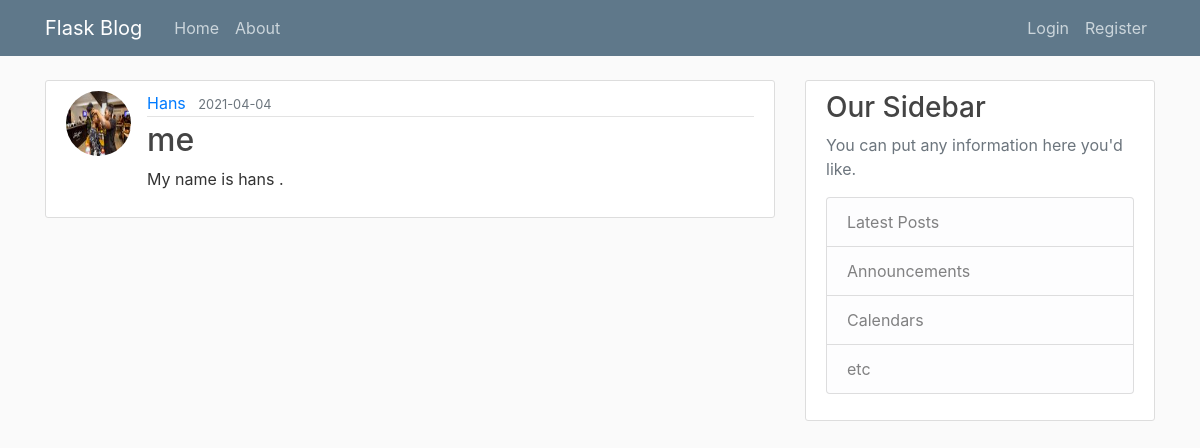
Page /post/3 on the earlier database version.
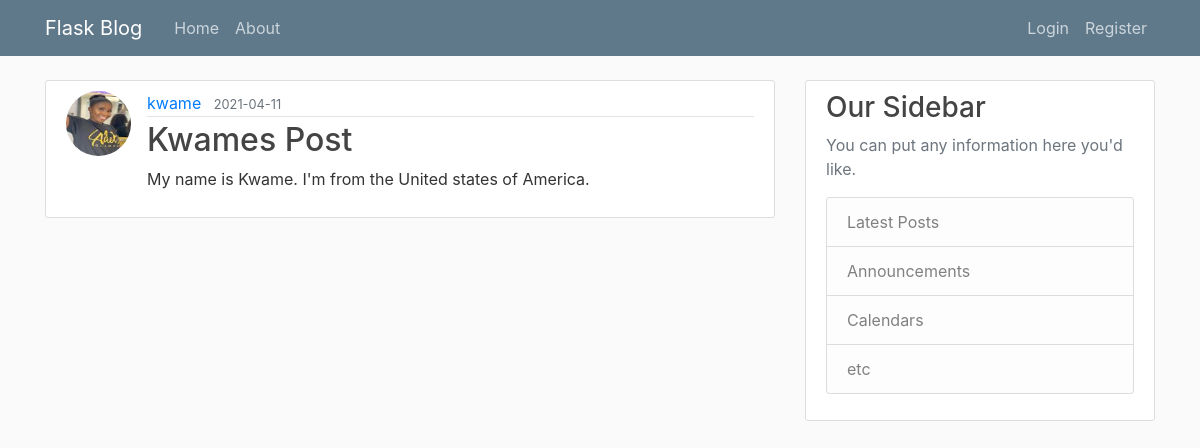
Same page on the later database version.
### flaskblog/models.py (models this page shows, shortened)
class User(db.Model,UserMixin):  #class  User to take care of the user table
    id = db.Column(db.Integer, primary_key=True)
    username = db.Column(db.String(20), unique=True, nullable=False)
    email = db.Column(db.String(120), unique=True, nullable=False)
    image_file = db.Column(db.String(20), nullable=False, default='default.jpg')
    password = db.Column(db.String(60), nullable=False)
    posts = db.relationship('Post', backref='author', lazy=True)

class Post(db.Model):  #class Post to take care of the Post table
    id = db.Column(db.Integer, primary_key=True)
    title = db.Column(db.String(100), nullable=False)
    date_posted = db.Column(db.DateTime, nullable=False, default=datetime.utcnow)
    content = db.Column(db.Text, nullable=False)
    user_id = db.Column(db.Integer, db.ForeignKey('user.id'), nullable=False)

### flaskblog/routes.py (the view)
@app.route("/post/<int:post_id>")
def post(post_id):
    post = Post.query.get_or_404(post_id)
    return render_template('post.html', title=post.title, post=post)

### flaskblog/templates/post.html (shortened to what this page needs)
{% extends "layout.html" %}
{% block content %}
  <article class="media content-section">
    <img class="rounded-circle article-img" src="{{ url_for('static', filename='profile_pics/' + post.author.image_file) }}">
    <div class="media-body">
      <div class="article-metadata">
        <a class="mr-2" href="{{ url_for('user_posts', username=post.author.username) }}">{{ post.author.username }}</a>
        <small class="text-muted">{{ post.date_posted.strftime('%Y-%m-%d') }}</small>
      </div>
      <h2 class="article-title">{{ post.title }}</h2>
      <p class="article-content">{{ post.content }}</p>
    </div>
  </article>
{% endblock content %}

Differences in the rows shown:
no longer on this page (row unchanged): User: image_file (picture), author.username "Hans"
added User: image_file (placeholder picture), author.username "kwame"
changed Post: date_posted "2021-04-04" → "2021-04-11"; title "me" → "Kwames Post"; content "My name is hans ." → "My name is Kwame. I'm from the United states of America."
